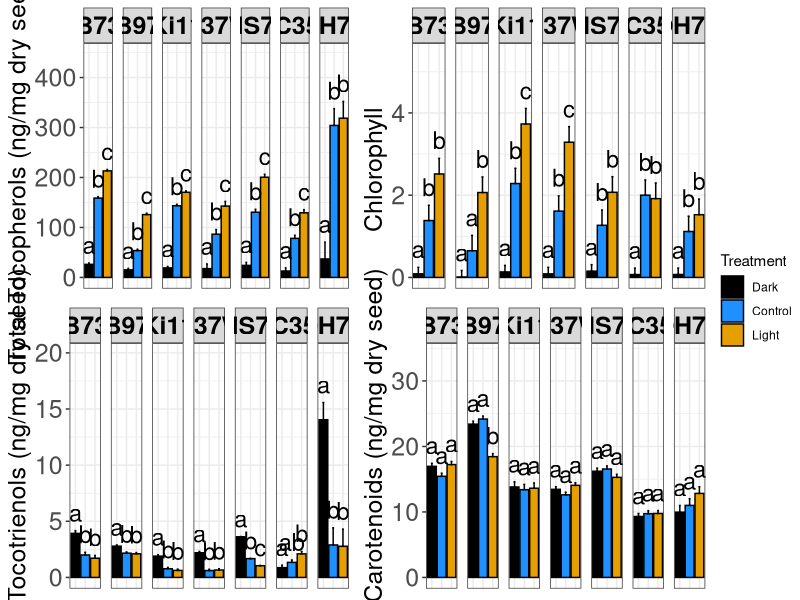
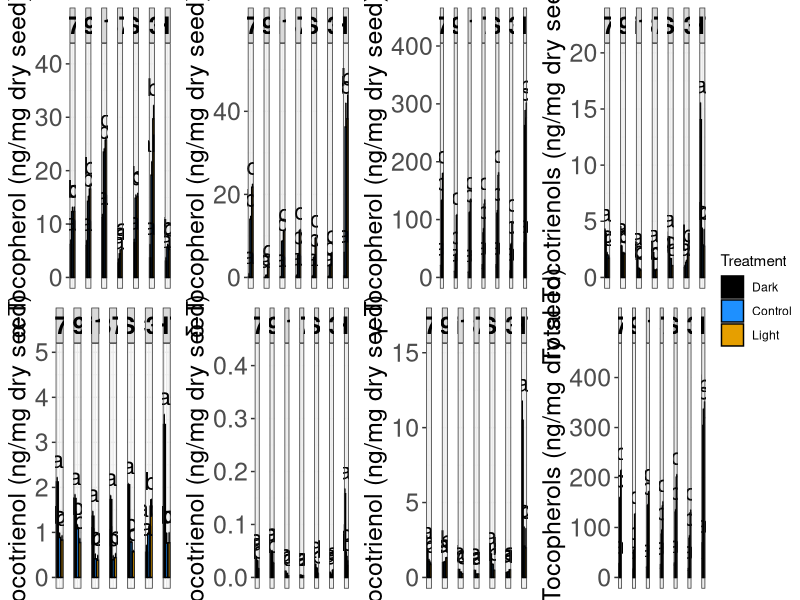
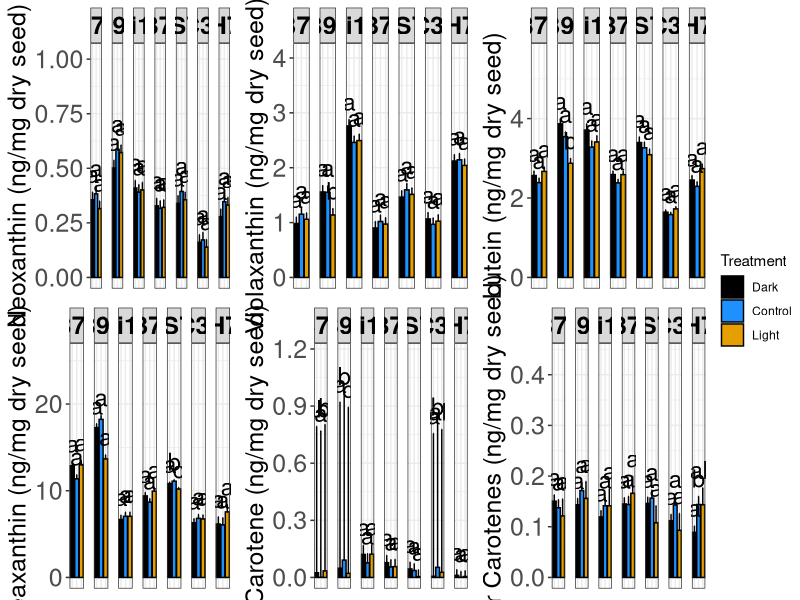
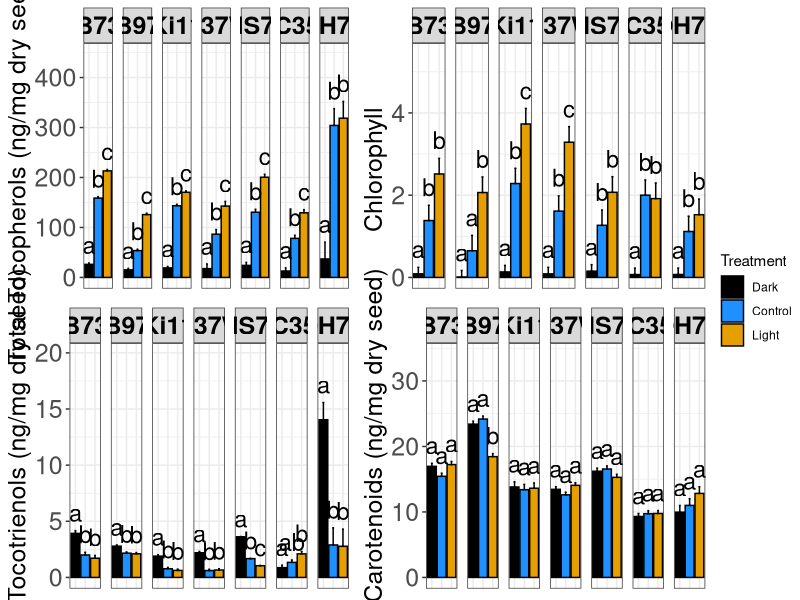
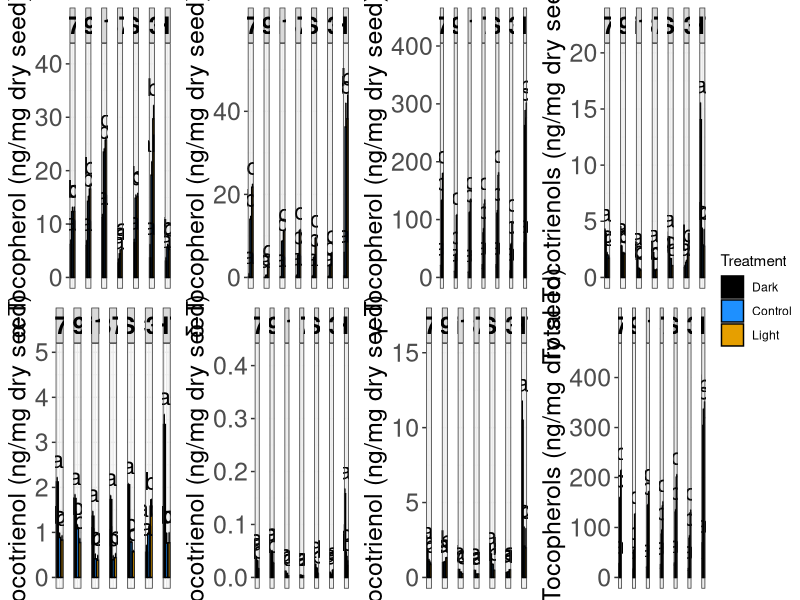
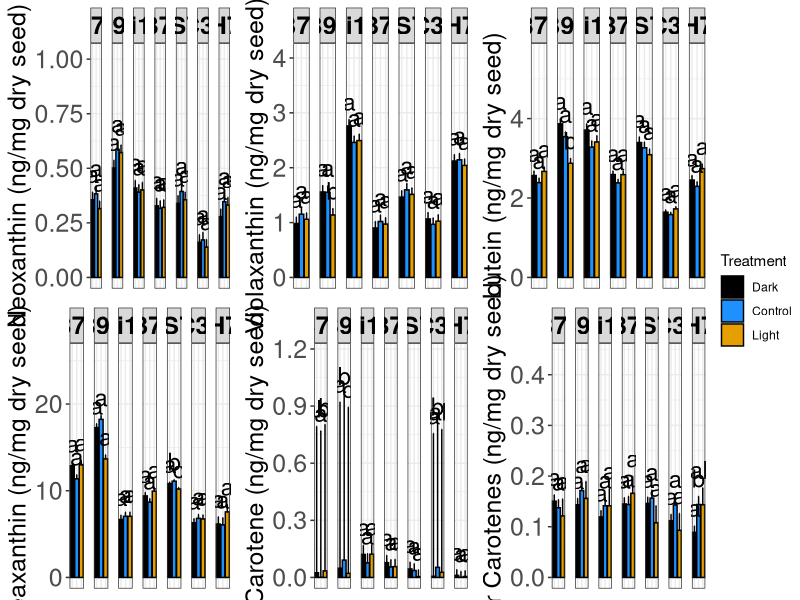

The R script that drew these images, in order:
#Visualization of 24 DAP embryo from Light/Dark experiment
library(readxl)
library(ggpubr)
library(tidyverse)

#read in values from SAS analysis
blues <- read_xlsx("../data/Figure2_BLUES.xlsx")
tukey <- read_xlsx("../data/Figure2_Tukey.xlsx")
tukey <- tukey[-1,]

#ensure correct formatting of values
blues$BLUE=as.numeric(blues$BLUE)
blues$SE=as.numeric(blues$SE)

#Function to input greek letters for tocochromonal naming
replace_with_greek <- function(input_string) {
  # Replace 'a' with 'α' (alpha)
  input_string <- gsub("^a", "α-", input_string)
  
  # Replace 'd' with 'δ' (delta)
  input_string <- gsub("^d", "δ-", input_string)
  
  # Replace 'g' with 'γ' (gamma)
  input_string <- gsub("^g", "γ-", input_string)
  input_string <- gsub("^B", "β-", input_string)
  
  
  input_string <- gsub("TT3", " Tocochromanol", input_string)
  input_string <- gsub("lT3", "l Tocotrienols", input_string)
  
  input_string <- gsub("T3", "Tocotrienol", input_string)
  
  input_string <- gsub("lT", "l Tocopherols", input_string)
  input_string <- gsub("T$", "Tocopherol", input_string)
  
  # Replace "T" with "Tocopherol"
  
  
  return(input_string)
}
blues$Trait <- replace_with_greek(blues$Trait)

#Formatting Tukey's table for visualization purposes
tukey <- tukey %>% separate(`Simple Effect Level`, into = c("useless", "Genotype"), sep = " ")
tukey <- tukey[,c(2,3,4,10,11)]
colnames(tukey) <- c("Genotype", "Treatment1", "Treatment2","p", "trait")
tukey$p <- as.numeric(tukey$p)
traits=unique(tukey$trait)
genotype=unique(tukey$Genotype)#same order as shown on barplot
tukey_2018=data.frame(matrix(nrow=357,ncol=4))
names(tukey_2018)=c("Trait","Genotype","Treatment","letter.assignment")
tukey_2018$Trait=traits
tukey_2018=tukey_2018[order(tukey_2018$Trait),]
tukey_2018$Genotype=genotype
tukey_2018=tukey_2018[order(tukey_2018$Trait,tukey_2018$Genotype),]
tukey_2018$Treatment=c('dark','control','light')

#Get letters denoting Tukey's p-value for visualization
for (t in traits){
  for (i in genotype){
    curr=tukey[which(tukey$trait==t & tukey$Genotype==i),]
    dc=curr$p[which(curr$Treatment1=='control'&curr$Treatment2=='dark')]
    dl=curr$p[which(curr$Treatment1=='dark'&curr$Treatment2=='light')]
    lc=curr$p[which(curr$Treatment1=='control'&curr$Treatment2=='light')]
    tukey_2018$letter.assignment[which(tukey_2018$Trait==t &tukey_2018$Genotype==i & tukey_2018$Treatment=='dark')]='a' #fix dark to a
    if (dc<0.05){
      tukey_2018$letter.assignment[which(tukey_2018$Trait==t &tukey_2018$Genotype==i & tukey_2018$Treatment=='control')]='b' 
      if (lc < 0.05 & dl < 0.05){
        tukey_2018$letter.assignment[which(tukey_2018$Trait==t &tukey_2018$Genotype==i & tukey_2018$Treatment=='light')]='c' 
      }else if(lc < 0.05 & dl >= 0.05){
        tukey_2018$letter.assignment[which(tukey_2018$Trait==t &tukey_2018$Genotype==i & tukey_2018$Treatment=='light')]='a' 
      }else if(lc >= 0.05 & dl < 0.05){
        tukey_2018$letter.assignment[which(tukey_2018$Trait==t &tukey_2018$Genotype==i & tukey_2018$Treatment=='light')]='b'
      }else{
        tukey_2018$letter.assignment[which(tukey_2018$Trait==t &tukey_2018$Genotype==i & tukey_2018$Treatment=='light')]='ab' 
      }
    }
    if (dc>=0.05){
      tukey_2018$letter.assignment[which(tukey_2018$Trait==t &tukey_2018$Genotype==i & tukey_2018$Treatment=='control')]='a' 
      if (lc < 0.05 & dl < 0.05){
        tukey_2018$letter.assignment[which(tukey_2018$Trait==t &tukey_2018$Genotype==i & tukey_2018$Treatment=='light')]='b' 
      }else if(lc < 0.05 & dl >= 0.05){
        tukey_2018$letter.assignment[which(tukey_2018$Trait==t &tukey_2018$Genotype==i & tukey_2018$Treatment=='light')]='b'
        tukey_2018$letter.assignment[which(tukey_2018$Trait==t &tukey_2018$Genotype==i & tukey_2018$Treatment=='dark')]='ab'
      }else if(lc >= 0.05 & dl < 0.05){
        tukey_2018$letter.assignment[which(tukey_2018$Trait==t &tukey_2018$Genotype==i & tukey_2018$Treatment=='light')]='b'
        tukey_2018$letter.assignment[which(tukey_2018$Trait==t &tukey_2018$Genotype==i & tukey_2018$Treatment=='control')]='ab'
      }else{
        tukey_2018$letter.assignment[which(tukey_2018$Trait==t &tukey_2018$Genotype==i & tukey_2018$Treatment=='light')]='a' 
      }
    }
  }
}

tukey_2018$Trait <- replace_with_greek(tukey_2018$Trait)
all <- inner_join(blues, tukey_2018, by = c("Trait", "Genotype", "Treatment"))
traits <- unique(all$Trait)
#forgot to capitalize the "C" in carotene
all$Trait <- ifelse(all$Trait == "β-carotene", "β-Carotene", all$Trait)
traits[15] = "β-Carotene"
p_list <-list()
iter =1

#for loop to make a plot for every trait
for ( t in traits){
  curr=all[which(all$Trait==t),]
  t = paste0(t, " (ng/mg dry seed)")
  curr$Treatment=stringr::str_to_title(curr$Treatment)
  curr$Treatment=factor(curr$Treatment,levels=c('Dark','Control','Light'))
  p=ggplot(curr, aes(x=Treatment, y=BLUE, fill=Treatment)) + 
    geom_bar(stat="identity", color="black", position=position_dodge()) +  
    facet_grid(~Genotype)+
    labs(y=paste(ifelse(t == "Chlorophyll a (ng/mg dry seed)", expression("Chlorophyll ",italic(a)," (ng/mg fresh tissue)"), t)), x = NULL)+
    geom_errorbar(aes(ymin = BLUE,ymax=(BLUE+SE)), width=.2,position=position_dodge(.9))+
    geom_text(aes(label = letter.assignment, y =BLUE +SE), vjust = -0.5,size=6) +
    theme_bw()+  
    theme(plot.background = element_blank(),     
          panel.spacing.x=unit(0.5,"lines"),
          strip.text.x = element_text(size = 18,face="bold",color="black", angle =360,family='Helvetica'),
          axis.title.y = element_text(family='Helvetica', size = 18),
          axis.text.x = element_blank(),
          axis.text.y = element_text(family='Helvetica', size = 18),
          axis.ticks.x = element_blank(),
    )
  p2=p+scale_fill_manual(values=c('black','dodgerblue',"#E69F00"))
  p2 = p2+
    theme(axis.title = element_text(size =25)) 
  #Important for correct scales (ensures all letters are visible)
  if(min(curr$BLUE) > 30){
    p2 <- p2+ ylim(c(0 ,max(curr$BLUE) + 0.4 *max(curr$BLUE)))
  }else if( unique(curr$Trait) == "β-Carotene"){
    p2 <- p2+ ylim(c(0 ,max(curr$BLUE) + 0.4 *max(curr$BLUE) +1))
  }else{
    p2 <- p2+ ylim(c(0,max(curr$BLUE) + 0.4 *max(curr$BLUE) +0.2))
  }
  p_list[[iter]] = p2
  iter = iter + 1
}

#Combine separate plots with ggarrange and save figures
ggarrange(p_list[[8]],p_list[[10]],p_list[[7]],p_list[[17]],  nrow = 2, ncol = 2, common.legend = T, legend = "right")
ggsave("Figure_2.png", width = 24, height = 12, units = "in", bg ="white")

ggarrange(p_list[[1]],p_list[[2]],p_list[[3]],p_list[[7]],p_list[[4]],p_list[[5]],p_list[[6]],p_list[[8]],  nrow = 2, ncol = 4, common.legend = T, legend = "right")
ggsave("Figure_S6.png", width = 30, height = 12, units = "in", bg ="white")

ggarrange(p_list[[11]],p_list[[12]],p_list[[13]],p_list[[14]],p_list[[15]],p_list[[16]],  nrow = 2, ncol = 3, common.legend = T, legend = "right")
ggsave("Figure_S8.png", width = 26, height = 12, units = "in", bg ="white")
